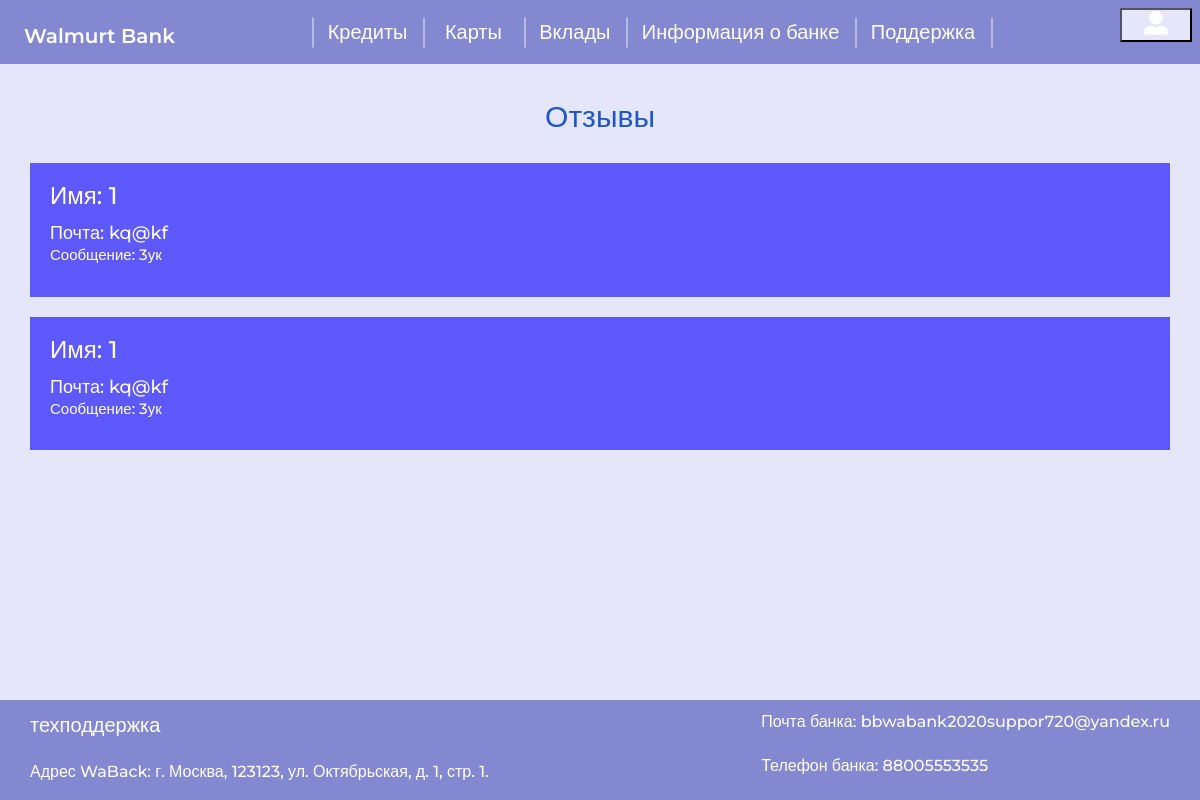
Before: /admin/rew (signed in) with the older database file.
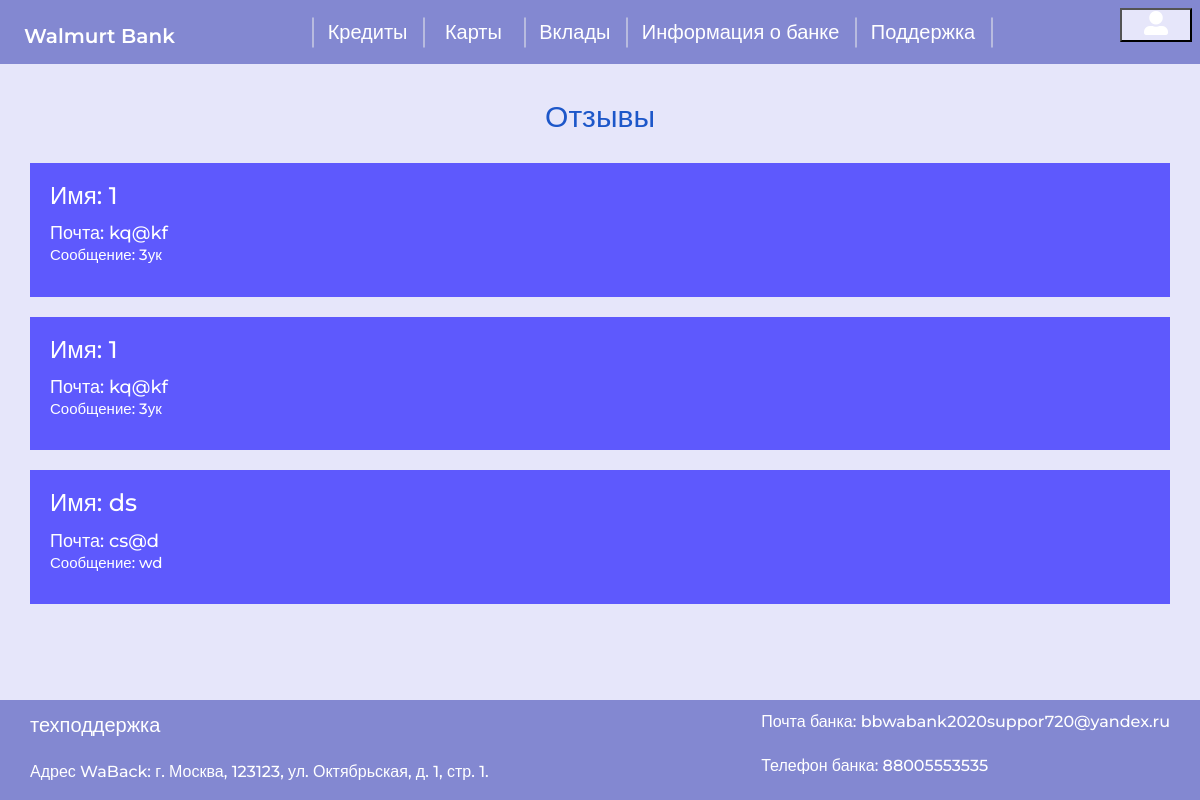
After: the same page with the newer database file.
### data/classes.py (models this page shows, shortened)
class Reviews(SqlAlchemyBase, UserMixin):
    __tablename__ = 'reviews'
    id = sqlalchemy.Column(sqlalchemy.Integer, primary_key=True, autoincrement=True)
    name = sqlalchemy.Column(sqlalchemy.String, nullable=False)
    mail = sqlalchemy.Column(sqlalchemy.String, nullable=True)
    message = sqlalchemy.Column(sqlalchemy.String, nullable=False)

### main.py (the view)
@app.route('/admin/rew')
def admin_rew():
    if current_user.is_authenticated:
        db_sess = db_session.create_session()
        is_admin = db_sess.query(Users).filter(Users.id == current_user.id and Users.admin).all()
        if is_admin:
            rews = [(i.name, i.mail, i.message) for i in db_sess.query(Reviews).all()]
            print(rews)
            return render_template('rew.html', options=options, rews=rews)
    else:
        return render_template('info.html', options=options, message='Сначала необходимо зарегестрироваться')

### data/db_session.py (called while the page is built)
def create_session() -> Session:
    global __factory
    return __factory()

### main.py (called while the page is built)
@login_manager.user_loader
def load_user(user_id):
    db_sess = db_session.create_session()
    return db_sess.query(Users).get(user_id)

### templates/rew.html (shortened to what this page needs)
{% extends "base.html" %}
{% block content %}
<h2 align="center">Отзывы</h2>
<div class="table_container">
    {% for rew in rews %}
        <div class="card_" style="padding: 20px; margin-bottom: 20px; background: #5e59fd; color: #fff;">
            <h3>Имя: {{ rew[0] }}</h3>
            <h4>Почта: {{ rew[1] }}</h4>
            <p>Сообщение: {{ rew[2] }}</p>
        </div>
    {% endfor %}
</div>
<br>
{% endblock %}

### templates/base.html (shortened to what this page needs)
<!DOCTYPE html>
<html lang="en">
<head>
    <link rel="stylesheet" href="https://stackpath.bootstrapcdn.com/bootstrap/3.4.1/css/bootstrap-theme.min.css">
    <link rel="stylesheet" href="https://stackpath.bootstrapcdn.com/bootstrap/3.4.1/css/bootstrap.min.css">
    <link rel="stylesheet" href="https://use.fontawesome.com/releases/v5.7.2/css/all.css">
    <link rel="stylesheet" type="text/css" href="{{ url_for( 'static', filename='css/style.css', v=1)}}" >
</head>
<body>
    <header role="banner">
            <div class="menu">
                <div class="left">
                    <div class="logo"><a href="/index" class="djc">Walmurt Bank</a></div>
                </div>
                <br>
                <div class="scripts">
                    {% if current_user.is_authenticated %}
                        {% if current_user.admin %}
                            <hr style="transform: rotate(90deg); color: #fff;width: 30px;
                            height: 2px;">
                            <div class="scripts__item">
                                <div class="scripts__btn"><a href="/admin" class="dj"> Управление </a></div>
                            </div>
                            <hr style="transform: rotate(90deg); color: #fff;width: 30px;
                            height: 2px;">
                            <div class="scripts__item">
                                <div class="scripts__btn"><a href="/admin/rew" class="dj"> Отзывы </a></div>
                            </div>
                        {% else %}
                            {% for key, value in options.items() %}
                                <hr style="transform: rotate(90deg); color: #fff;width: 30px;
                            height: 2px;">
                                {% if 'Карты' == key %}
                                    <div class="btn-group dropdown">
                                        <button type="button" data-toggle="dropdown" aria-haspopup="true" aria-expanded="false" class="dj">
                                            {{ key }}
                                        </button>
                                    </div>
                                {% else %}
                                    <div class="scripts__btn"><a href={{ value }} class="dj"> {{ key }} </a></div>
                                {% endif %}
                            {% endfor %}
                        {% endif %}
                    {% endif %}
                    <hr style="transform: rotate(90deg); color: #fff;width: 30px;
                    height: 2px;">
                </div>
                <br>
                <div class="right">
                    {% if current_user.is_authenticated %}
                        <div class="btn-group dropright">
                            <button type="button" data-toggle="dropdown" aria-haspopup="true" aria-expanded="false" style="
                            background: lavender;">
                                <i class="fas fa-user-alt" style="font-size: 16px;"></i>
                            </button>
                        </div>
                    {% else %}
                    <p style="padding: 0 20px; margin: 4px;">
                        <a class="btn btn-success" href="/login">Войти</a>
                    </p>
                    {% endif %}
                </div>
            </div>
    </header>
    <main role="main" class="container">
    {% block content %}{% endblock %}
    </main>
    <footer role="contentinfo">
        <div class="sup" style="display: block; margin: 10px 30px;">
            <a href="/directions/support" style="color: #fff; text-decoration: none;">техподдержка</a>
            <div class="address" style="width: 100%; padding-top: 20px; font-size: 16px;">Адрес WaBack: г. Москва, 123123, ул. Октябрьская, д. 1, стр. 1.</div>
        </div>
        <div class="con" style="right: 0; margin: 10px 30px;" >
            <div class="footer_mail" style="font-size: 16px; width: 100%; padding-bottom: 20px;">Почта банка: bbwabank2020suppor720@yandex.ru</div>
            <div class="footer_tel" style="font-size: 16px;">Телефон банка: 88005553535</div>
        </div>
    </footer>
</body>
</html>

### static/css/style.css (style rules this page uses)
html { height: 100%; }
body { margin: 0; color: #fff; min-height: 100%; display: grid; grid-template-rows: auto 1fr auto; }
body { margin: 0; line-height: 1.5; font-weight: 500; position: relative; min-height: 100vh; font-family: 'Montserrat', sans-serif; background-color: lavender; }
h1, h2, h3, h4, h5, h6 { margin: 0; padding: 0; }
header { display: block; position: fixed; width: 100%; padding-bottom: 20px; }
main { padding-bottom: 80px; color: #1d57b9; font-size: 15px; }
footer { width: 100%; height: 100px; display: flex; flex-wrap: wrap; justify-content: space-between; bottom: 0; position: absolute; margin: auto; background: #8388d1; }
.menu { background: #8388d1; left: 0; top: 0; margin: 0 auto; padding: 8px 8px; right: 0; display: flex; justify-content: space-between; }
.left { display: flex; }
.fa-user-alt:before, .fa-bars { font-size: 24px; cursor: pointer; color: #fff; }
.fa-user-alt:before { padding: 0 16px; margin: 0 auto; transition: background .2s linear; }
.logo { color: #fff; text-decoration: none; font-size: 32px; font-weight: 600; font-family: 'Montserrat', sans-serif; padding: 0 16px; }
.right { margin-left: 8px; display: flex; font-size: 26px; color: #fff; }
.scripts { display: flex; width: 60%; align-items: center; justify-content: space-between; }
.container { padding-top: 100px; padding-bottom: 140px; }
.djc { color: #fff; transition: color .1s linear; }
.dj { background: transparent; color: #fff; border: none; font-size: 20px; font-weight: 500; transition: color .1s linear; }
.btn-group { margin-left: 0; color: #000; font-weight: 500; font-size: 16px; }
h1, h2 { color: #1d57c9; padding-bottom: 30px; }
a { font-size: 20px; margin-bottom: 20px; color: #1d57c9; }
h3 { padding-bottom: 15px; }

Changed rows visible on the page:
added Reviews: name "ds", mail "cs@d", message "wd"
